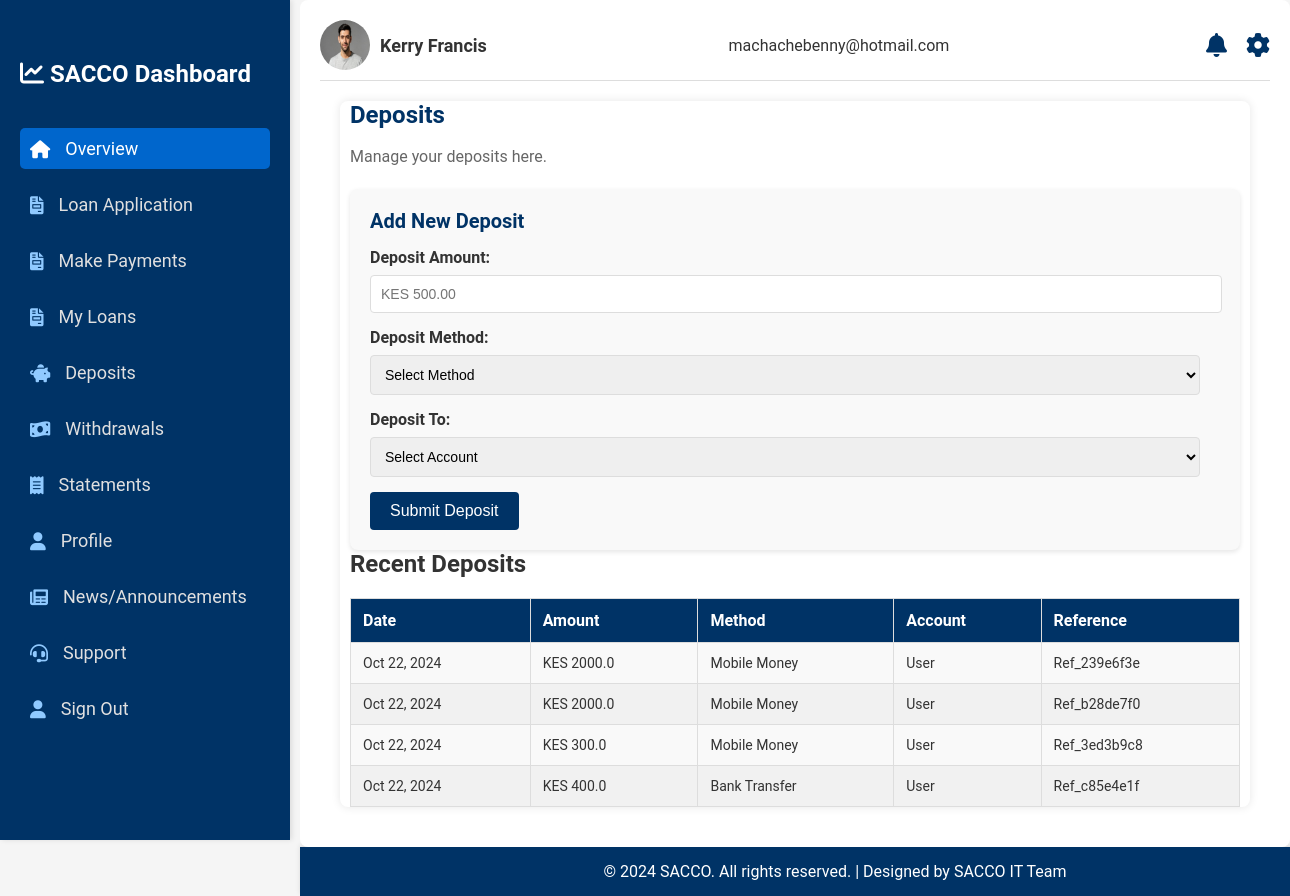
The page /deposit (signed in) on the database its author committed.
### main_app/models.py (models this page shows, shortened)
class User_personalData(db.Model):
    id = db.Column(db.Integer, primary_key=True)
    user_id = db.Column(db.String, db.ForeignKey('user.user_id'), nullable=False)  # Foreign Key
    user = db.relationship('User', back_populates='personal_data', lazy=True)
    surname = db.Column(db.String(30), nullable=False)
    other_names = db.Column(db.String(120), nullable=False)
    income = db.Column(db.Float, nullable=False)
    dob = db.Column(db.String(20), nullable=False)
    id_number = db.Column(db.Integer, unique=True, nullable=False)
    telephone_no = db.Column(db.String(20), unique=True, nullable=False)
    address = db.Column(db.String(50), nullable=False)
    postal_code= db.Column(db.Integer, nullable=False)
    gender= db.Column(db.String(5), nullable=False)
    user_profile = db.Column(db.String(20), nullable=False, default="user.jpeg")
    id_profile = db.Column(db.String(20), nullable=False, default="user.jpeg")

class User(db.Model, UserMixin):
    user_id = db.Column(db.String(10), primary_key=True)
    username = db.Column(db.String(30), unique=True, nullable=False)
    email = db.Column(db.String(120), unique=True, nullable=False)
    role = db.Column(db.String(6), nullable=False)
    password = db.Column(db.String, nullable=False)
    personal_data = db.relationship('User_personalData', back_populates='user', uselist=False)
    personal_loan = db.relationship("Loan", back_populates="loan_user", uselist=False)
    account = db.relationship('Account', back_populates='user', uselist=False)
    withdrawals = db.relationship('Withdrawals', back_populates='user', uselist=False)
    deposits = db.relationship('Deposit', back_populates='user', uselist=False)
    transactions = db.relationship('Transaction', back_populates='user', uselist=False)

class Deposit(db.Model):
    id = db.Column(db.Integer, primary_key=True)
    user_id = db.Column(db.Integer, db.ForeignKey('user.user_id'), nullable=False)
    user = db.relationship('User', back_populates='deposits')
    amount = db.Column(db.Float, nullable=False)
    deposit_method = db.Column(db.String(50), nullable=False)
    reference_no = db.Column(db.String(50), nullable=False, unique=True)
    account_type = db.Column(db.String(50), nullable=False)
    created_at = db.Column(db.DateTime, default=datetime.now())

### main_app/routes.py (the view)
@app.route("/deposit", methods=['POST', 'GET'])
@login_required
def deposit():
    user_deposits = []
    if request.method == 'POST':
        if 'amount' in request.form and 'deposit_method' in request.form and 'account' in request.form:
            deposit_amount = float(request.form['amount'])
            deposit_method = request.form['deposit_method']
            account_type = request.form['account']
            reference_no = f'Ref_{get_next_ref_id()}'
            if account_type == 'User':
                user_account = Account.query.filter_by(user_id=current_user.user_id).first()
                if user_account:
                    user_account.balance += deposit_amount
                    db.session.commit()
                transaction = Transaction(user_id=current_user.user_id, transaction_type='Deposit',
                                          amount=deposit_amount, method=deposit_method,
                                          account_type=account_type, balance=user_account.balance,
                                          reference_no=reference_no)
                deposit = Deposit(user_id=current_user.user_id, amount=deposit_amount,
                                deposit_method=deposit_method, account_type=account_type,
                                reference_no=reference_no)
                db.session.add(deposit)
                db.session.add(transaction)
                db.session.commit()
    elif request.method == 'GET':
        user_deposits = []
        user_deposits = Deposit.query.filter_by(user_id=current_user.user_id).all()
    return render_template("user/deposits.html", title="Deposits | SACCO Dashboard",
                           deposits=user_deposits)

### main_app/models.py (called while the page is built)
@login_manager.user_loader
def load_user(user_id):
    user_id = str(user_id)
    if user_id.startswith('user_'):
        return User.query.get(user_id)
    elif user_id.startswith('admin_'):
        return Admin.query.get(user_id)
    return None  # Return None if no user/admin is found

### main_app/templates/user/deposits.html (shortened to what this page needs)
{% extends "user/layout.html" %}
{% block content %}
<div class="deposits">
    <h1>Deposits</h1>
    <p>Manage your deposits here.</p>
        <div class="deposit-form">
        <h2>Add New Deposit</h2>
        <form action="{{ url_for('deposit') }}" method="post">
            <label for="amount">Deposit Amount:</label>
            <input type="text" id="amount" name="amount" placeholder="KES 500.00" required>
            <label for="deposit-method">Deposit Method:</label>
            <select id="deposit_method" name="deposit_method" required>
                <option value="">Select Method</option>
            </select>
            <label for="account">Deposit To:</label>
            <select id="account" name="account" required>
                <option value="">Select Account</option>
            </select>
            <button type="submit">Submit Deposit</button>
        </form>
    </div>
    <div class="recent-deposits">
        <h2>Recent Deposits</h2>
        <table class="deposit-history">
            <thead>
                <tr>
                    <th>Date</th>
                    <th>Amount</th>
                    <th>Method</th>
                    <th>Account</th>
                    <th>Reference</th>
                </tr>
            </thead>
            <tbody>
                 {% for deposit in deposits %}
                    <tr>
                        <td>{{ deposit.created_at.strftime('%b %d, %Y') }}</td>
                        <td>KES {{ deposit.amount }}</td>
                        <td>
                            {% if deposit.deposit_method == 'bank_transfer' %}
                                Bank Transfer
                            {% elif deposit.deposit_method == 'mobile_money' %}
                                Mobile Money
                            {% elif deposit.deposit_method == 'cash' %}
                                Cash
                            {% else %}
                                Unknown Method
                            {% endif %}
                        </td>
                        <td>{{ deposit.account_type }}</td>
                        <td>{{ deposit.reference_no }}</td>
                    </tr>
                 {% endfor %}
            </tbody>
        </table>
    </div>
</div>
{% endblock content %}

### main_app/templates/user/layout.html (shortened to what this page needs)
<!DOCTYPE html>
<html lang="en">
<head>
    {% block head %}
    <link rel="stylesheet" href="{{ url_for('static', filename='/css/styles.css') }}">
    <link rel="stylesheet" href="https://cdnjs.cloudflare.com/ajax/libs/font-awesome/6.0.0-beta3/css/all.min.css">
    {% endblock %}
</head>
<body>
    <div class="dashboard">
        <div class="sidebar">
            <h2><i class="fas fa-chart-line"></i> SACCO Dashboard</h2>
                <ul>
                    <li><a href="{{ url_for('home') }}" class="active"><i class="fas fa-home"></i> Overview</a></li>
                    <li><a href="{{ url_for('application') }}"><i class="fas fa-file-invoice"></i> Loan Application</a></li>
                    <li><a href="{{ url_for('repay_loan') }}"><i class="fas fa-file-invoice"></i> Make Payments </a></li>
                    <li><a href="{{ url_for('loan_application_status') }}"><i class="fas fa-file-invoice"></i> My Loans </a></li>
                    <li><a href="{{ url_for('deposit') }}"><i class="fas fa-piggy-bank"></i> Deposits</a></li>
                    <li><a href="{{ url_for('withdrawals') }}"><i class="fas fa-money-bill-wave"></i> Withdrawals</a></li>
                    <li><a href="{{ url_for('statements') }}"><i class="fas fa-receipt"></i> Statements</a></li>
                    <li><a href="{{ url_for('profile') }}"><i class="fas fa-user"></i> Profile</a></li>
                    <li><a href="{{ url_for('news') }}"><i class="fas fa-newspaper"></i> News/Announcements</a></li>
                    <li><a href="{{ url_for('support') }}"><i class="fas fa-headset"></i> Support</a></li>
                    <li><a href="{{ url_for('logout') }}"><i class="fas fa-user"></i> Sign Out</a></li>
                </ul>
        </div>
        <div class="main-content">
            <header>
                <div class="user-info">
                    {% if current_user.personal_data %}
                    <img src="{{ url_for('static', filename='assets/' + current_user.personal_data.user_profile) }}"
                        alt="User" class="user-icon">
                    {% else %}
                    <img src="{{ url_for('static', filename='assets/user.jpeg') }}" alt="User" class="user-icon">
                    {% endif %}
                    {% if current_user.personal_data %}
                    <span class="user-name">{{ current_user.personal_data.other_names ~ ' ' ~ current_user.personal_data.surname }}</span>
                    {% else %}
                    <span class="user-name">{{ current_user.username }}</span>
                    {% endif %}
                </div>
                <div class="user-email">{{ current_user.email }}</div>
                <div class="header-icons">
                    <i class="notification-icon fas fa-bell" onclick="showNotificationPopup()"></i>
                    <i class="settings-icon fas fa-cog"></i>
                </div>
            </header>
            {% block content %}{% endblock %}
        </div>
    </div>
    <footer>
        <p>© 2024 SACCO. All rights reserved. | Designed by SACCO IT Team</p>
    </footer>
</body>
</html>

### main_app/static/css/styles.css (style rules this page uses)
body { font-family: 'Roboto', sans-serif; margin: 0; padding: 0; color: #333; background-color: #f5f5f5; }
a { text-decoration: none; color: inherit; }
h1, h2, h3, h4, h5, h6 { margin: 0; padding: 0; }
.dashboard { display: flex; min-height: 100vh; }
.sidebar { width: 250px; background-color: #003366; color: #fff; height: 100vh; padding: 20px; box-shadow: 2px 0 5px rgba(0, 0, 0, 0.1); position: fixed; top: 0; left: 0; transition: width 0.3s ease; }
.sidebar h2 { margin-top: 40px; font-size: 24px; margin-bottom: 40px; }
.sidebar ul { list-style: none; padding: 0; }
.sidebar ul li { margin: 15px 0; }
.sidebar ul li a { color: #e0e0e0; font-size: 18px; display: flex; align-items: center; padding: 10px; border-radius: 5px; transition: background-color 0.3s ease, color 0.3s ease; }
.sidebar ul li a i { margin-right: 15px; color: #90caff; }
.sidebar ul li a.active { background-color: #0066cc; color: #fff; }
.sidebar ul li a.active i { color: #fff; }
.main-content { flex-grow: 1; margin-left: 300px; padding: 20px; background-color: #fff; border-radius: 8px; }
header { display: flex; justify-content: space-between; align-items: center; margin-bottom: 20px; border-bottom: 1px solid #ddd; padding-bottom: 10px; }
.user-info { display: flex; align-items: center; }
.user-info .user-icon { width: 50px; height: 50px; border-radius: 50%; margin-right: 10px; }
.user-info .user-name { font-size: 18px; font-weight: bold; }
.header-icons i { font-size: 24px; margin-left: 15px; cursor: pointer; color: #003366; transition: color 0.3s ease, transform 0.3s ease; }
.transactions, .loan-application, .deposits, .savings, .statements, .notifications, .profile, .news, .support { background-color: #fff; padding: 20px; border-radius: 8px; box-shadow: 0 0 10px rgba(0, 0, 0, 0.1); margin-bottom: 20px; }
.transactions h1, .loan-application h1, .deposits h1, .savings h1, .statements h1, .notifications h1, .profile h1, .news h1, .support h1 { font-size: 24px; color: #003366; margin-bottom: 15px; }
.transactions p, .loan-application p, .deposits p, .savings p, .statements p, .notifications p, .profile p, .news p, .support p { font-size: 16px; line-height: 1.5; }
footer { background-color: #003366; color: #fff; text-align: center; padding: 15px; margin-left: 300px; width: calc(100% - 250px); bottom: 0; left: 250px; box-shadow: 0 -2px 5px rgba(0, 0, 0, 0.1); transition: left 0.3s ease, width 0.3s ease; }
footer p { margin: 0; }
button { padding: 12px 20px; background-color: #003366; color: #fff; border: none; border-radius: 8px; cursor: pointer; font-size: 16px; transition: background-color 0.3s ease; }
.deposits { margin: 20px; padding: 0 10px; }
.deposits h1 { font-size: 24px; color: #003366; margin-bottom: 10px; }
.deposits p { font-size: 16px; color: #666; margin-bottom: 20px; }
.deposit-form { background-color: #f9f9f9; padding: 20px; border-radius: 8px; box-shadow: 0 2px 5px rgba(0, 0, 0, 0.1); }
.deposit-form h2 { font-size: 20px; margin-bottom: 15px; color: #003366; }
.deposit-form label { display: block; margin-bottom: 8px; font-weight: bold; }
.deposit-form input, .deposit-form select { width: calc(100% - 20px); padding: 10px; margin-bottom: 15px; border: 1px solid #ddd; border-radius: 4px; font-size: 14px; }
.deposit-form button { background-color: #003366; color: #fff; border: none; padding: 10px 20px; font-size: 16px; border-radius: 4px; cursor: pointer; }
.deposit-history { margin-top: 20px; width: 100%; border-collapse: collapse; }
.deposit-history th, .deposit-history td { padding: 12px; border: 1px solid #ddd; text-align: left; font-size: 14px; color: #333; }
.deposit-history th { background-color: #003366; color: #fff; font-size: 16px; }
.deposit-history td { background-color: #f9f9f9; }
.deposit-history tr:nth-child(even) td { background-color: #f1f1f1; }

### rows shown on the page
User_personalData: user_profile (placeholder picture), personal_data "Kerry Francis"
User: email "machachebenny@hotmail.com"
Deposit: created_at "Oct 22, 2024", amount "2000.0", deposit_method "Mobile Money", account_type "User", reference_no "Ref_239e6f3e"
Deposit: created_at "Oct 22, 2024", amount "2000.0", deposit_method "Mobile Money", account_type "User", reference_no "Ref_b28de7f0"
Deposit: created_at "Oct 22, 2024", amount "300.0", deposit_method "Mobile Money", account_type "User", reference_no "Ref_3ed3b9c8"
Deposit: created_at "Oct 22, 2024", amount "400.0", deposit_method "Bank Transfer", account_type "User", reference_no "Ref_c85e4e1f"
